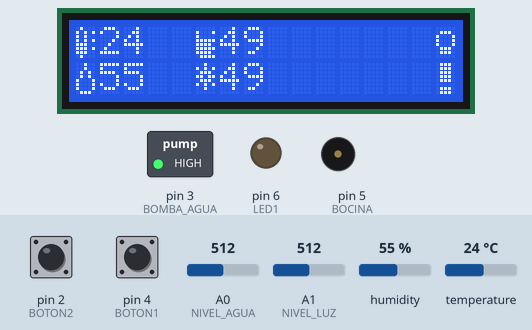
Bench run of a sketch on a simulated Arduino Uno, built with avr-gcc and run on an emulated ATmega328P. On the bench: 16×2 character LCD, switched loads named in the sketch (green lamp = pin HIGH), output pins drawn as LEDs (lit = HIGH), buzzer (waves = sounding, pin HIGH). The test bench sets the inputs (shaded band); at power-on: pin 4 (BOTON1) HIGH, pin 2 (BOTON2) HIGH, A1 (NIVEL_LUZ) = 512, A0 (NIVEL_AGUA) = 512, humidity 55 %, temperature 24 °C. What the sketch prints to the serial monitor is not drawn.

Above: at 1.3 s.
1.4 s: pin 4 (BOTON1) pulled LOW for 0.15 s
At 2.3 s:
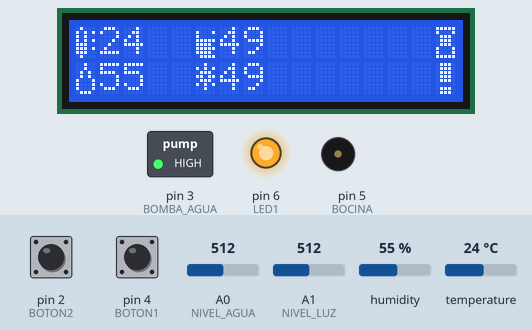
3.0 s: pin 2 (BOTON2) pulled LOW for 0.15 s
At 3.8 s:
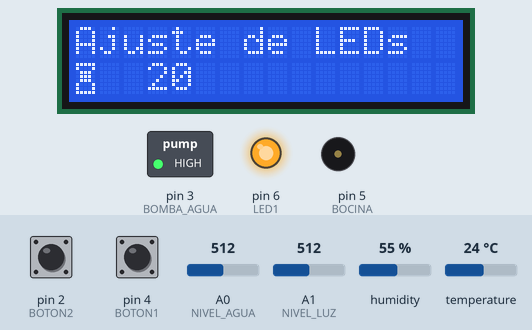
4.6 s: pin 2 (BOTON2) pulled LOW for 1 s
At 5.2 s:
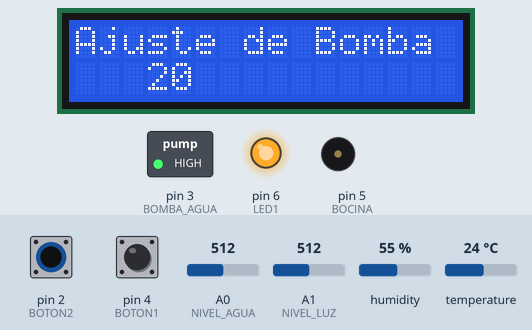
7.1 s: pin 4 (BOTON1) pulled LOW for 1 s
At 8.1 s:
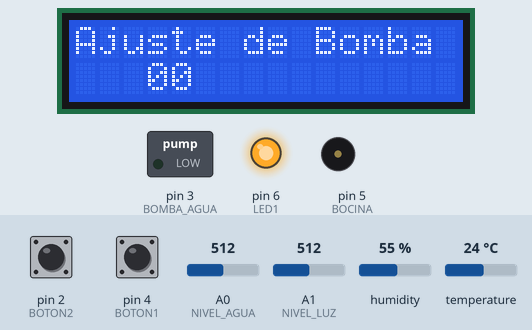
9.6 s: pin 2 (BOTON2) pulled LOW for 0.15 s
At 10.9 s:
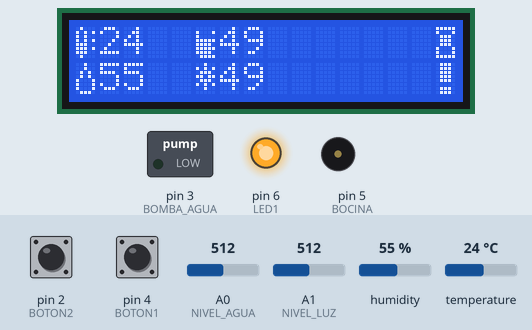
11.2 s: A1 (NIVEL_LUZ) set to 111
At 12.6 s:
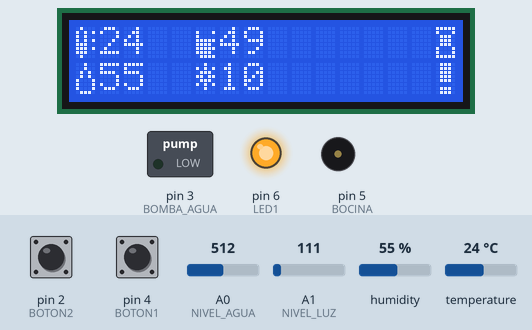
13.2 s: A1 (NIVEL_LUZ) set to 92
Timing chart, 0 to 16.2 s (numbered marks = the images above; inputs shaded):
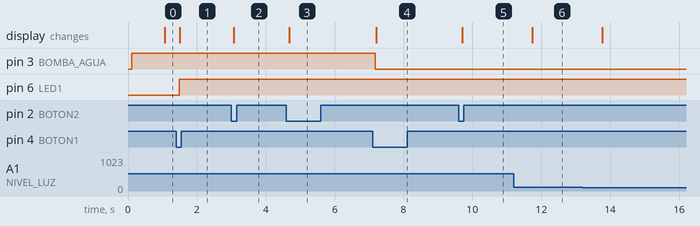

The sketch:

proyecto-cultivo-hidroponico.ino
```cpp
//INCLUSIÓN DE LIBRERÍAS
#include <ezButton.h>
#include <LiquidCrystal_I2C.h>
#include <Wire.h>
#include <DHT.h>
#include <DHT_U.h>

#define CANTIDAD_DE_PANTALLAS 3 //define cantidad de pantallas de la interfaz de la pantalla LCD
#define PANTALLA_FIJA false //true para pantallas fijas, false para pantalla dinámica
#define PANTALLA_ACTUAL 1 //pantalla hardcodeada, no hace nada si la pantalla está en modo dinámico
#define ANIMACION_INICIO false //animación de inicio activada
#define DEBUG_ACTIVADO false //true para activa el debug, false para desactivarlo.

#define DELAY_PANTALLA 1000 //define el tiempo de refresco de la pantalla en mili hercios
#define LIMITE_INFERIOR_SENSOR_LUZ 0 //define el rango minimo de lectura del sensor de luz
#define LIMITE_SUPERIOR_SENSOR_LUZ 1023 //define el rango maximo de lectura del sensor de luz
#define LIMITE_INFERIOR_SENSOR_NIVEL_AGUA 0 //define el rango minimo de lectura del sensor de nivel de agua
#define LIMITE_SUPERIOR_SENSOR_NIVEL_AGUA 1023 //define el rango maximo de lectura del sensor de nivel de agua

//PANTALLA
#define DIRECCION_LCD 0x27 //define la dirección de memoria de la interfaz I2C

//PINES BOTON Y LED
#define BOTON2 2 //define el pin del boton de interfaz
#define BOTON1 4 //define el pin de interacción
#define LED1 6 //define el pin de los LED
#define MAXIMA_INTENSIDAD_LED 255

//MODULO TEMPERATURA Y HUMEDAD
#define DHTPIN 7 //define el pin del sensor de temperatura y humedad
#define DHTTYPE DHT11 //define el tipo de sensor de temperatura y humedad

//PINES SENSOR NIVEL DEL AGUA
#define NIVEL_AGUA A0 //define el pin analógico del sensor de nivel de agua

//PINES SENSOR DE LUZ
#define NIVEL_LUZ A1 //define el pin analógico de la fotoresistencia

//BOMBA DE AGUA
#define BOMBA_AGUA 3 //define el pin de la bomba de agua
#define MAXIMA_INTENSIDAD_BOMBA 255 //define la máxima intensidad de la bomba

//BOCINA
#define BOCINA 5 //define el pin del buzzer

//OBJETOS DE PANTALLA Y SENSOR TH
DHT sensor_tyh(DHTPIN, DHTTYPE);
LiquidCrystal_I2C pantalla(DIRECCION_LCD, 16, 2);
ezButton boton(BOTON1);
ezButton boton_interfaz(BOTON2);

//CARACTERES PERSONALIZADOS PANTALLA

byte icono_temperatura[8] = {
  B01000,
  B10101,
  B10100,
  B10101,
  B11100,
  B11101,
  B11100,
  B01000,
};

byte icono_alerta[8] = {
  B01110,
  B01110,
  B01110,
  B01110,
  B01110,
  B00000,
  B01110,
  B01110,
};

byte icono_humedad[8] = {
  B00100,
  B00100,
  B01010,
  B01010,
  B10001,
  B10001,
  B10001,
  B01110,
};

byte icono_luz_encendida[8] = {
  B11111,
  B10001,
  B01110,
  B01110,
  B01110,
  B10001,
  B10001,
  B11111,
};

byte icono_luz_apagada[8] = {
  B00000,
  B01110,
  B10001,
  B10001,
  B10001,
  B01110,
  B01110,
  B00000,
};

byte icono_nivel_agua[8] = {
  B00000,
  B10001,
  B10000,
  B11111,
  B11110,
  B11111,
  B11110,
  B01111,
};

byte icono_nivel_luz[8] = {
  B00100,
  B10101,
  B01110,
  B11011,
  B01110,
  B10101,
  B00100,
  B00000,
};

bool estadoLed = 0; //controla el estado de los LED (despreciado)

int intensidad_anterior_de_LEDs =  0; //controla la intensidad de una instancia anterior de los LEDs

unsigned long millis_pasados_pantalla = 0; //controla la variable de la diferencia de tiempo

int pantalla_interfaz_actual = 1; //controla la variable de la pantalla actual

unsigned int intensidad_de_LEDs = 511; //controla la intensidad de los LED

unsigned int intensidad_de_bomba = 511; //controla la intensidad de la bomba

void setup() {

  Serial.begin(9600); //inicialización de comunicación serial

  //INICIALIZACIÓN SENSOR TH
  sensor_tyh.begin();  //inicia objeto dht

  //INICIALIZACIÓN PANTALLA
  pantalla.init();       //inicia objeto pantalla
  pantalla.backlight();  //prende iluminación pantalla

  //INICIALIZACIÓN BOTON, LED, BOMBA y BUZZER
  pinMode(BOMBA_AGUA, OUTPUT);         //declara bomba de agua
  pinMode(LED1, OUTPUT);               //declara pin de LEDs
  pinMode(BOCINA, OUTPUT);             //declara pin de BUZZER
  boton.setDebounceTime(25);           //declara tiempo de refresco de boton
  boton_interfaz.setDebounceTime(25);  //declara el tiempo de refresco de boton_interfaz

  //INICIALIZACIÓN DE CARACTERES PERSONALIZADOS
  pantalla.createChar(0, icono_alerta);
  pantalla.createChar(1, icono_temperatura);
  pantalla.createChar(2, icono_humedad);
  pantalla.createChar(3, icono_luz_encendida);
  pantalla.createChar(4, icono_luz_apagada);
  pantalla.createChar(5, icono_nivel_agua);
  pantalla.createChar(6, icono_nivel_luz);

  //ANIMACIÓN DE INICIO
  if(ANIMACION_INICIO)
    {

      pantalla.setCursor(4, 0);
      pantalla.print("Proyecto");
      pantalla.setCursor(3, 1);
      pantalla.print("H.I.D.R.O.");
      delay(2000);
      pantalla.clear();
      pantalla.setCursor(3, 0);
      pantalla.print("Taller de");
      pantalla.setCursor(2, 1);
      pantalla.print("Diseno UFRO.");
      delay(2000);
      pantalla.clear();
      pantalla.setCursor(0, 0);
      pantalla.print("Autores: MC, JV,");
      pantalla.setCursor(0, 1);
      pantalla.print("GA, SQ, DC.");
      delay(2000);
      pantalla.clear();
  }
}

void loop() {

  Serial.print(boton_interfaz.isPressed());
  Serial.print(" - ");
  //BOTON Y ESCRITURA DE LED ------------------------------
  boton.loop();           //actualización del valor del boton
  boton_interfaz.loop();  //actualización del valor del boton_interfaz
  if(!estadoLed)
  {
    analogWrite(LED1, 0);  //escribe el estado del LED
  }
  else{
    analogWrite(LED1, intensidad_de_LEDs);
  }


  analogWrite(BOMBA_AGUA, intensidad_de_bomba);  //escribe el estado de la bomba de agua


  if (boton_interfaz.isPressed() && !PANTALLA_FIJA) {
    pantalla_interfaz_actual++;
    if (pantalla_interfaz_actual > CANTIDAD_DE_PANTALLAS) {
      pantalla_interfaz_actual = 1;
    }
    pantalla.clear();
  }
  if(PANTALLA_FIJA)
  {
    pantalla_interfaz_actual = PANTALLA_ACTUAL;
    Serial.print("PANTALLA FIJA - ");
  }

  //ESCRUTURA EN PANTALLA ---------------------------------
  //pantalla.clear();

  if (pantalla_interfaz_actual== 1)

    //Pantalla 1 - Vista general de datos
    {
        pantalla.setCursor(15, 0);  //escritura de icono de LEDs
        if (estadoLed && intensidad_de_LEDs != 0) {
          pantalla.print((char)3);  //escritura de icono_luz_encendida
        } else {
          pantalla.print((char)4);  //escritura de icono_luz_apagada
        }
        pantalla.setCursor(15, 1);
        pantalla.print((char)0);  //icono_alerta
        //Actualización de pantalla con diferencial del tiempo. (Para leer mejor los valores)
        unsigned long millis_actuales_pantalla = millis();
        if (millis_actuales_pantalla - millis_pasados_pantalla >= DELAY_PANTALLA) {
          millis_pasados_pantalla = millis_actuales_pantalla;
          pantalla.setCursor(0, 0);
          pantalla.print((char)1);  //escritura de icono_temperatura
          pantalla.setCursor(1, 0);
          pantalla.print((int)sensor_tyh.readTemperature());  //escritura de temperatura
          pantalla.print("  ");


          pantalla.setCursor(0, 1);
          pantalla.print((char)2);  //escritura de icono_humedad
          pantalla.setCursor(1, 1);
          pantalla.print((int)sensor_tyh.readHumidity());  //escritura de humedad
          pantalla.print("  ");

          pantalla.setCursor(5, 0);
          pantalla.print((char)5);  //escritura de icono_nivel_agua
          pantalla.setCursor(6, 0);
          pantalla.print(map(analogRead(NIVEL_AGUA), LIMITE_INFERIOR_SENSOR_NIVEL_AGUA, LIMITE_SUPERIOR_SENSOR_NIVEL_AGUA, 0, 99));  //escritura de nivel de agua
          pantalla.print("  ");

          pantalla.setCursor(5, 1);
          pantalla.print((char)6);  //escritura de icono_nivel_luz
          pantalla.setCursor(6, 1);
          pantalla.print(map(analogRead(NIVEL_LUZ), LIMITE_INFERIOR_SENSOR_LUZ, LIMITE_SUPERIOR_SENSOR_LUZ, 0, 99));  //nivel de luz
          pantalla.print("  ");


          //Impresión por monitor serial de valores de pruebas
          Serial.print(map(analogRead(NIVEL_LUZ), LIMITE_INFERIOR_SENSOR_LUZ, LIMITE_SUPERIOR_SENSOR_LUZ, 0, 99));
          Serial.print(" - ");
          Serial.println(-(1 / sqrt(map(analogRead(NIVEL_LUZ), LIMITE_INFERIOR_SENSOR_LUZ, LIMITE_SUPERIOR_SENSOR_LUZ, 0, 99))) + 99);
        }
        if(boton.isPressed())
        {
          estadoLed = !estadoLed;
        }

        //DEBUG
        Serial.print(pantalla_interfaz_actual);
        Serial.print(" - ");
        Serial.println("DEBUG - HOME");
      }

    //Pantalla 2 - Ajuste de LEDS
    else if (pantalla_interfaz_actual == 2)
      {
        pantalla.setCursor(0, 0);
        pantalla.print("Ajuste de LEDs");
        pantalla.setCursor(0, 1);

        if (estadoLed && intensidad_de_LEDs != 0) {
          pantalla.print((char)3);  //escritura de icono_luz_encendida
        } else {
          pantalla.print((char)4);  //escritura de icono_luz_apagada
        }

        pantalla.setCursor(3, 1);
        pantalla.print(map(intensidad_de_LEDs, 0, MAXIMA_INTENSIDAD_LED, 0, 10));

        if (boton.isPressed())  //pregunta si el boton fué presionado
        {
          estadoLed = true;
          intensidad_de_LEDs = intensidad_de_LEDs + (int)MAXIMA_INTENSIDAD_LED/10;
          if (intensidad_de_LEDs > MAXIMA_INTENSIDAD_LED) {
            intensidad_de_LEDs = 0;
          }
        }

        //DEBUG
        Serial.print(pantalla_interfaz_actual);
        Serial.print(" - ");
        Serial.println("DEBUG - AJUSTE LED");

      }

    else if (pantalla_interfaz_actual == 3)
      {
        pantalla.setCursor(0, 0);
        pantalla.print("Ajuste de Bomba");
        pantalla.setCursor(0, 0);
        pantalla.setCursor(3, 1);
        pantalla.print(map(intensidad_de_bomba, 0, MAXIMA_INTENSIDAD_BOMBA, 0, 10));

        if (boton.isPressed())  //pregunta si el boton fué presionado
        {
          intensidad_de_bomba = intensidad_de_bomba + (int)MAXIMA_INTENSIDAD_BOMBA / 10;
          if (intensidad_de_bomba > MAXIMA_INTENSIDAD_BOMBA) {
            intensidad_de_bomba = 0;
          }
        }

        //DEBUG
        Serial.print(pantalla_interfaz_actual);
        Serial.print(" - ");
        Serial.println("DEBUG - AJUSTE BOMBA");

      }
      else
      {
        Serial.println("ERROR DE PANTALLA");
      }
}

/*
void debug(bool debug, char etapa[])
{
  if(debug)
  {
    Serial.println(strcat("Debug - ", ));
    Serial.println("\n");
  }
  else
  {
    return;
  }
}*/
```

Measured:
- after the input at 1.4 s, pin 6 (LED1): LOW → HIGH after 0.08 s; the display: changes after 0.10 s (image 1)
- after the input at 3.0 s, the display: changes after 0.08 s (image 2)
- after the input at 4.6 s, the display: changes after 0.08 s (image 3)
- after the input at 7.1 s, pin 3 (BOMBA_AGUA): HIGH → LOW after 0.08 s; the display: changes after 0.11 s (image 4)
- after the input at 9.6 s, the display: changes after 0.10 s (image 5)
- after the input at 11.2 s, the display: changes after 0.54 s (image 6)
